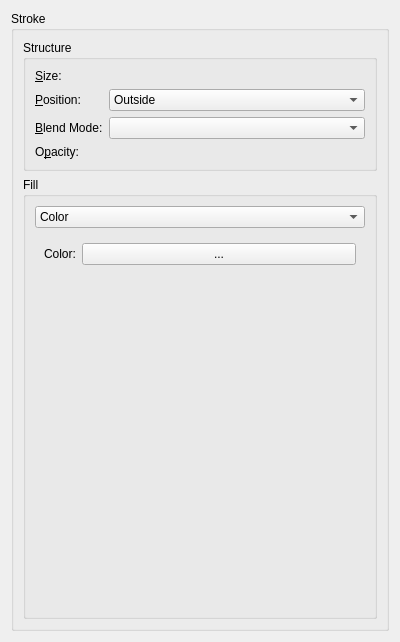
<?xml version="1.0" encoding="UTF-8"?>
<ui version="4.0">
 <class>WdgStroke</class>
 <widget class="QWidget" name="WdgStroke">
  <property name="geometry">
   <rect>
    <x>0</x>
    <y>0</y>
    <width>400</width>
    <height>642</height>
   </rect>
  </property>
  <layout class="QGridLayout" name="gridLayout">
   <item row="0" column="0">
    <widget class="QGroupBox" name="groupBox">
     <property name="title">
      <string>Stroke</string>
     </property>
     <layout class="QGridLayout" name="gridLayout_2">
      <item row="0" column="0">
       <widget class="QGroupBox" name="groupBox_2">
        <property name="title">
         <string>Structure</string>
        </property>
        <layout class="QFormLayout" name="formLayout">
         <item row="0" column="0">
          <widget class="QLabel" name="label">
           <property name="text">
            <string>&amp;Size:</string>
           </property>
           <property name="buddy">
            <cstring>intSize</cstring>
           </property>
          </widget>
         </item>
         <item row="0" column="1">
          <widget class="KisSliderSpinBox" name="intSize" native="true">
           <property name="sizePolicy">
            <sizepolicy hsizetype="Expanding" vsizetype="Preferred">
             <horstretch>0</horstretch>
             <verstretch>0</verstretch>
            </sizepolicy>
           </property>
          </widget>
         </item>
         <item row="1" column="0">
          <widget class="QLabel" name="label_2">
           <property name="text">
            <string>&amp;Position:</string>
           </property>
           <property name="buddy">
            <cstring>cmbPosition</cstring>
           </property>
          </widget>
         </item>
         <item row="1" column="1">
          <widget class="QComboBox" name="cmbPosition">
           <property name="sizePolicy">
            <sizepolicy hsizetype="Expanding" vsizetype="Fixed">
             <horstretch>0</horstretch>
             <verstretch>0</verstretch>
            </sizepolicy>
           </property>
           <item>
            <property name="text">
             <string comment="@item:inlistbox Layer Style: Stroke position">Outside</string>
            </property>
           </item>
           <item>
            <property name="text">
             <string comment="@item:inlistbox Layer Style: Stroke position">Inside</string>
            </property>
           </item>
           <item>
            <property name="text">
             <string comment="@item:inlistbox Layer Style: Stroke position">Center</string>
            </property>
           </item>
          </widget>
         </item>
         <item row="2" column="0">
          <widget class="QLabel" name="label_3">
           <property name="text">
            <string>&amp;Blend Mode:</string>
           </property>
           <property name="buddy">
            <cstring>cmbCompositeOp</cstring>
           </property>
          </widget>
         </item>
         <item row="2" column="1">
          <widget class="KisCompositeOpComboBox" name="cmbCompositeOp">
           <property name="sizePolicy">
            <sizepolicy hsizetype="Expanding" vsizetype="Fixed">
             <horstretch>0</horstretch>
             <verstretch>0</verstretch>
            </sizepolicy>
           </property>
          </widget>
         </item>
         <item row="3" column="0">
          <widget class="QLabel" name="label_4">
           <property name="text">
            <string>O&amp;pacity:</string>
           </property>
           <property name="buddy">
            <cstring>intOpacity</cstring>
           </property>
          </widget>
         </item>
         <item row="3" column="1">
          <widget class="KisSliderSpinBox" name="intOpacity" native="true">
           <property name="sizePolicy">
            <sizepolicy hsizetype="Expanding" vsizetype="Preferred">
             <horstretch>0</horstretch>
             <verstretch>0</verstretch>
            </sizepolicy>
           </property>
          </widget>
         </item>
        </layout>
       </widget>
      </item>
      <item row="1" column="0">
       <widget class="QGroupBox" name="groupBox_3">
        <property name="title">
         <string comment="@title:group In Layer Style">Fill</string>
        </property>
        <layout class="QVBoxLayout" name="verticalLayout">
         <item>
          <widget class="QComboBox" name="cmbFillType">
           <item>
            <property name="text">
             <string>Color</string>
            </property>
           </item>
           <item>
            <property name="text">
             <string>Gradient</string>
            </property>
           </item>
           <item>
            <property name="text">
             <string comment="@title:group In Layer Style">Pattern</string>
            </property>
           </item>
          </widget>
         </item>
         <item>
          <widget class="QStackedWidget" name="fillStack">
           <property name="currentIndex">
            <number>0</number>
           </property>
           <widget class="QWidget" name="page_3">
            <layout class="QFormLayout" name="formLayout_2">
             <item row="0" column="0">
              <widget class="QLabel" name="label_5">
               <property name="text">
                <string>Color:</string>
               </property>
              </widget>
             </item>
             <item row="0" column="1">
              <widget class="KColorButton" name="bnColor">
               <property name="text">
                <string>...</string>
               </property>
              </widget>
             </item>
            </layout>
           </widget>
           <widget class="QWidget" name="page_4">
            <layout class="QFormLayout" name="formLayout_3">
             <item row="0" column="0">
              <widget class="QLabel" name="label_7">
               <property name="text">
                <string>Gradient:</string>
               </property>
               <property name="buddy">
                <cstring>cmbGradient</cstring>
               </property>
              </widget>
             </item>
             <item row="0" column="1">
              <layout class="QHBoxLayout" name="horizontalLayout_3">
               <item>
                <widget class="KisCmbGradient" name="cmbGradient">
                 <property name="sizePolicy">
                  <sizepolicy hsizetype="Expanding" vsizetype="Fixed">
                   <horstretch>0</horstretch>
                   <verstretch>0</verstretch>
                  </sizepolicy>
                 </property>
                </widget>
               </item>
               <item>
                <widget class="QCheckBox" name="chkReverse">
                 <property name="text">
                  <string>&amp;Reverse</string>
                 </property>
                </widget>
               </item>
              </layout>
             </item>
             <item row="1" column="0">
              <widget class="QLabel" name="label_6">
               <property name="text">
                <string>St&amp;yle:</string>
               </property>
               <property name="buddy">
                <cstring>cmbStyle</cstring>
               </property>
              </widget>
             </item>
             <item row="1" column="1">
              <layout class="QHBoxLayout" name="horizontalLayout_4">
               <item>
                <widget class="QComboBox" name="cmbStyle">
                 <property name="sizePolicy">
                  <sizepolicy hsizetype="Expanding" vsizetype="Fixed">
                   <horstretch>0</horstretch>
                   <verstretch>0</verstretch>
                  </sizepolicy>
                 </property>
                 <item>
                  <property name="text">
                   <string>Linear</string>
                  </property>
                 </item>
                 <item>
                  <property name="text">
                   <string>Radial</string>
                  </property>
                 </item>
                 <item>
                  <property name="text">
                   <string comment="@item:inlistbox Gradient style">Angle</string>
                  </property>
                 </item>
                 <item>
                  <property name="text">
                   <string>Reflected</string>
                  </property>
                 </item>
                 <item>
                  <property name="text">
                   <string>Diamond</string>
                  </property>
                 </item>
                </widget>
               </item>
               <item>
                <widget class="QCheckBox" name="chkAlignWithLayer">
                 <property name="text">
                  <string>Ali&amp;gn with Layer</string>
                 </property>
                </widget>
               </item>
              </layout>
             </item>
             <item row="2" column="0">
              <widget class="QLabel" name="label_9">
               <property name="text">
                <string>&amp;Angle:</string>
               </property>
               <property name="buddy">
                <cstring>dialAngle</cstring>
               </property>
              </widget>
             </item>
             <item row="2" column="1">
              <layout class="QHBoxLayout" name="horizontalLayout_2">
               <item>
                <widget class="QDial" name="dialAngle">
                 <property name="toolTip">
                  <string>Set the angle of the light source</string>
                 </property>
                 <property name="minimum">
                  <number>-179</number>
                 </property>
                 <property name="maximum">
                  <number>180</number>
                 </property>
                 <property name="wrapping">
                  <bool>true</bool>
                 </property>
                </widget>
               </item>
               <item>
                <widget class="QSpinBox" name="intAngle">
                 <property name="minimum">
                  <number>-179</number>
                 </property>
                 <property name="maximum">
                  <number>180</number>
                 </property>
                </widget>
               </item>
              </layout>
             </item>
             <item row="3" column="0">
              <widget class="QLabel" name="label_8">
               <property name="text">
                <string>S&amp;cale:</string>
               </property>
               <property name="buddy">
                <cstring>intScale</cstring>
               </property>
              </widget>
             </item>
             <item row="3" column="1">
              <widget class="KisSliderSpinBox" name="intScale" native="true">
               <property name="sizePolicy">
                <sizepolicy hsizetype="Expanding" vsizetype="Preferred">
                 <horstretch>0</horstretch>
                 <verstretch>0</verstretch>
                </sizepolicy>
               </property>
               <property name="toolTip">
                <string>Set size of gradation</string>
               </property>
              </widget>
             </item>
            </layout>
           </widget>
           <widget class="QWidget" name="page_2">
            <layout class="QFormLayout" name="formLayout_4">
             <item row="0" column="0">
              <widget class="QLabel" name="label_11">
               <property name="text">
                <string>Pattern:</string>
               </property>
              </widget>
             </item>
             <item row="0" column="1">
              <layout class="QVBoxLayout" name="verticalLayout_2">
               <item>
                <widget class="KisPatternChooser" name="patternChooser">
                 <property name="sizePolicy">
                  <sizepolicy hsizetype="Expanding" vsizetype="Expanding">
                   <horstretch>0</horstretch>
                   <verstretch>0</verstretch>
                  </sizepolicy>
                 </property>
                 <property name="minimumSize">
                  <size>
                   <width>250</width>
                   <height>250</height>
                  </size>
                 </property>
                 <property name="frameShape">
                  <enum>QFrame::StyledPanel</enum>
                 </property>
                 <property name="frameShadow">
                  <enum>QFrame::Raised</enum>
                 </property>
                </widget>
               </item>
               <item>
                <widget class="QPushButton" name="bnSnapToOrigin">
                 <property name="text">
                  <string>Sn&amp;ap to Origin</string>
                 </property>
                </widget>
               </item>
              </layout>
             </item>
             <item row="1" column="0">
              <widget class="QLabel" name="label_10">
               <property name="text">
                <string>S&amp;cale:</string>
               </property>
               <property name="buddy">
                <cstring>intScale</cstring>
               </property>
              </widget>
             </item>
             <item row="1" column="1">
              <widget class="KisSliderSpinBox" name="intScale_2" native="true">
               <property name="toolTip">
                <string>Set size of gradation</string>
               </property>
              </widget>
             </item>
             <item row="2" column="1">
              <widget class="QCheckBox" name="chkLinkWithLayer">
               <property name="text">
                <string>Lin&amp;k with Layer</string>
               </property>
              </widget>
             </item>
            </layout>
           </widget>
          </widget>
         </item>
        </layout>
       </widget>
      </item>
     </layout>
    </widget>
   </item>
  </layout>
 </widget>
 <customwidgets>
  <customwidget>
   <class>KColorButton</class>
   <extends>QPushButton</extends>
   <header>kcolorbutton.h</header>
   <container>1</container>
  </customwidget>
  <customwidget>
   <class>KisCompositeOpComboBox</class>
   <extends>QComboBox</extends>
   <header location="global">kis_cmb_composite.h</header>
  </customwidget>
  <customwidget>
   <class>KisSliderSpinBox</class>
   <extends>QWidget</extends>
   <header location="global">kis_slider_spin_box.h</header>
   <container>1</container>
  </customwidget>
  <customwidget>
   <class>KisCmbGradient</class>
   <extends>QToolButton</extends>
   <header>kis_cmb_gradient.h</header>
  </customwidget>
  <customwidget>
   <class>KisPatternChooser</class>
   <extends>QFrame</extends>
   <header location="global">kis_pattern_chooser.h</header>
   <container>1</container>
  </customwidget>
 </customwidgets>
 <resources/>
 <connections/>
</ui>
